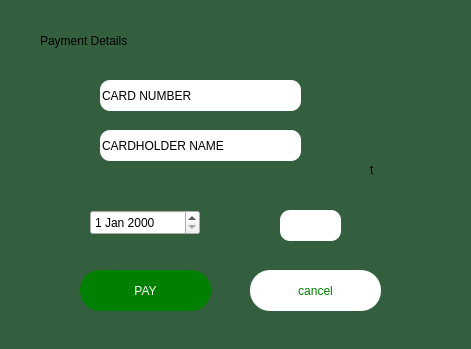
<?xml version="1.0" encoding="UTF-8"?>
<ui version="4.0">
 <class>payment_info</class>
 <widget class="QDialog" name="payment_info">
  <property name="geometry">
   <rect>
    <x>0</x>
    <y>0</y>
    <width>471</width>
    <height>349</height>
   </rect>
  </property>
  <property name="windowTitle">
   <string>Dialog</string>
  </property>
  <property name="styleSheet">
   <string notr="true">QDialog {
    background-color: rgba(51, 95, 63, 255)

}

QLineEdit {
 border-radius: 10px;
}
</string>
  </property>
  <widget class="QLineEdit" name="card_numb">
   <property name="geometry">
    <rect>
     <x>100</x>
     <y>80</y>
     <width>201</width>
     <height>31</height>
    </rect>
   </property>
   <property name="styleSheet">
    <string notr="true">background-color:white;
color:black;

</string>
   </property>
   <property name="text">
    <string>CARD NUMBER</string>
   </property>
  </widget>
  <widget class="QLineEdit" name="holder_name">
   <property name="geometry">
    <rect>
     <x>100</x>
     <y>130</y>
     <width>201</width>
     <height>31</height>
    </rect>
   </property>
   <property name="styleSheet">
    <string notr="true">background-color:white;
color:black;
</string>
   </property>
   <property name="text">
    <string>CARDHOLDER NAME</string>
   </property>
  </widget>
  <widget class="QPushButton" name="pay">
   <property name="geometry">
    <rect>
     <x>80</x>
     <y>270</y>
     <width>131</width>
     <height>41</height>
    </rect>
   </property>
   <property name="styleSheet">
    <string notr="true">font: 16pt &quot;Sitka&quot;;
color:white;
background-color:green;
border-radius: 20px;
</string>
   </property>
   <property name="text">
    <string>PAY</string>
   </property>
  </widget>
  <widget class="QDateEdit" name="expiry_date">
   <property name="geometry">
    <rect>
     <x>90</x>
     <y>210</y>
     <width>110</width>
     <height>25</height>
    </rect>
   </property>
  </widget>
  <widget class="QPushButton" name="cancel">
   <property name="geometry">
    <rect>
     <x>250</x>
     <y>270</y>
     <width>131</width>
     <height>41</height>
    </rect>
   </property>
   <property name="styleSheet">
    <string notr="true">font: 16pt &quot;Sitka&quot;;

color:green;background-color:white;
border-radius: 20px;
</string>
   </property>
   <property name="text">
    <string>cancel</string>
   </property>
  </widget>
  <widget class="QLabel" name="label">
   <property name="geometry">
    <rect>
     <x>40</x>
     <y>20</y>
     <width>291</width>
     <height>41</height>
    </rect>
   </property>
   <property name="styleSheet">
    <string notr="true">font: 700 22pt &quot;Segoe UI&quot;;</string>
   </property>
   <property name="text">
    <string>Payment Details</string>
   </property>
  </widget>
  <widget class="QLineEdit" name="CVV">
   <property name="geometry">
    <rect>
     <x>280</x>
     <y>210</y>
     <width>61</width>
     <height>31</height>
    </rect>
   </property>
  </widget>
  <widget class="QLabel" name="warning">
   <property name="geometry">
    <rect>
     <x>370</x>
     <y>160</y>
     <width>63</width>
     <height>20</height>
    </rect>
   </property>
   <property name="text">
    <string>t</string>
   </property>
  </widget>
 </widget>
 <resources/>
 <connections/>
</ui>
